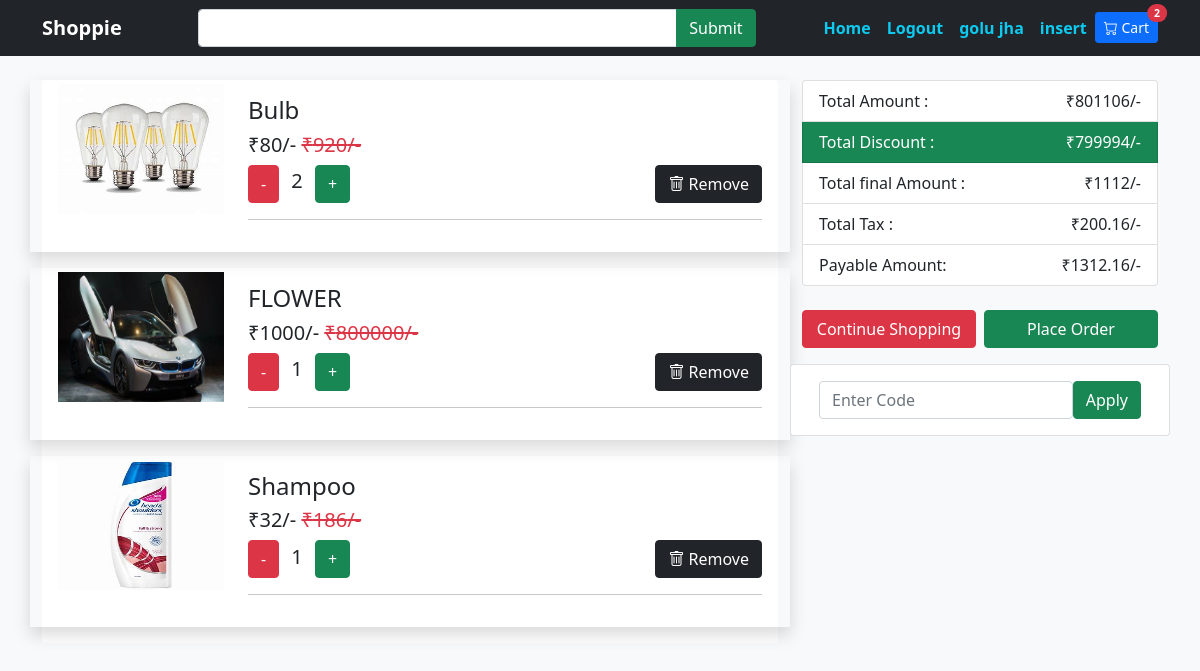
Screenshot of /cart.php (signed in) with the database file from the repository.
### tables this page shows
CREATE TABLE `users` (
  `user_id` int(11) NOT NULL,
  `fullname` varchar(200) NOT NULL,
  `email` varchar(200) NOT NULL,
  `contact` varchar(200) NOT NULL,
  `password` varchar(200) NOT NULL
);

CREATE TABLE `order_item` (
  `orderitem_id` int(11) NOT NULL,
  `user_id` int(11) NOT NULL,
  `product_id` int(11) NOT NULL,
  `qty` int(11) NOT NULL,
  `order_id` int(11) NOT NULL,
  `ordered` tinyint(1) NOT NULL
);

CREATE TABLE `products` (
  `id` int(11) NOT NULL,
  `title` varchar(200) NOT NULL,
  `category` varchar(200) NOT NULL,
  `image` varchar(200) DEFAULT NULL,
  `brand` varchar(200) NOT NULL,
  `price` float NOT NULL,
  `discount_price` float NOT NULL,
  `description` text NOT NULL
);

### include/config.php (called while the page is built, shortened)
<?php
$connect= mysqli_connect(HOST,USER,PASS,DB) or die("db connection fail");
   function calling($table){
       global $connect;
       $array = [];
       $query = mysqli_query($connect,"select * from $table");
       while($row = mysqli_fetch_array($query)){
           $array[] = $row;
       }
       return $array;
   }
   function callingOne($table){
        $data = calling($table);
        return $data[0];
   }
?>

### cart.php (the view, shortened to what this page needs)
<?php include "include/config.php";
?>
<!DOCTYPE html>
<html lang="en">
<head>
    <link rel="stylesheet" href="https://cdn.jsdelivr.net/npm/bootstrap-icons@1.8.1/font/bootstrap-icons.css">
<link href="https://cdn.jsdelivr.net/npm/bootstrap@5.1.3/dist/css/bootstrap.min.css" rel="stylesheet">
</head>
<body class="bg-light">
    <?php include "include/nav.php";?>
    <div class="container mt-4">
        <div class="row">
            <div class="col-8">
                <div class="card border-0">
                   <?php
                   $log = $_SESSION['user'];
                   $total_amount = 0;
                   $total_discount = 0;
                   $product_discount = 0;
                   $total_tax = 0;
                   $payable_amount = 0;
                   $callingUser = callingOne("users where email='$log' OR contact='$log'");
                   $user_id = $callingUser['user_id'];
                   $callingOrder = callingOne("orders LEFT JOIN coupons ON orders.coupon_id=coupons.coupon_id where user_id='$user_id' and ordered='0'");
                   $order_id = $callingOrder['id'];
                   $callingOrderItem = calling("order_item JOIN products ON order_item.product_id = products.id where user_id='$user_id' AND order_id='$order_id' AND ordered='0'");
                   foreach ($callingOrderItem as $value) {
                    $total_amount += $value['price'] * $value['qty'];
                    $total_discount += $value['discount_price'] * $value['qty'];
                    $product_discount = $total_amount - $total_discount;
                    $total_tax = 0.18*$total_discount;
                    $payable_amount = $total_discount + $total_tax;
                   ?>
                    <div class="row shadow mb-3">
                        <div class="col-3 ">
                            <img src="productimages/<?= $value['image'];?>" alt="" class="w-100 ms-3 mt-1 " style="height: 130px;">
                        </div>
                        <div class="col-9">
                            <div class="card-body ">
                                <h4><?= $value['title'];?></h4>
                                <h5>₹<?= $value['discount_price'] * $value['qty'];?>/-
                                <del class="text-danger">₹<?= $value['price'] * $value['qty'];?>/-</del>
                            </h5>
                                <a href="cart.php?p_id=<?= $value['id'];?>" class="btn btn-danger">-</a>
                                <span class="lead px-2"><?= $value['qty'];?></span>
                                <a href="view.php?p_id=<?= $value['id'];?>&id=<?= $value['id'];?>" class="btn btn-success">+</a>
                                <a href="cart.php?remove_id=<?= $value['id'];?>" class="btn btn-dark float-end"><i class="bi bi-trash"></i> Remove</a><hr class="bg-dark">
                            </div>
                        </div>
                    </div>
                    <?php } ?>
                </div>
            </div>
            <div class="col-4">
                <ul class="list-group">
                    <li class="list-group-item">Total Amount : <span class="float-end">₹<?= $total_amount;?>/-</span></li>
                    <li class="list-group-item bg-success text-white">Total Discount : <span class="float-end">₹<?= $product_discount;?>/-</span></li>
                    <li class="list-group-item">Total final Amount : <span class="float-end">₹<?= $total_amount- $product_discount;?>/-</span></li>
                    <li class="list-group-item">Total Tax : <span class="float-end">₹<?= $total_tax;?>/-</span></li>
                    <li class="list-group-item">Payable Amount: <span class="float-end">₹<?= $payable_amount;?>/-</span></li>
                </ul>
                <div class="row g-2 mt-3">
                    <div class="col"><a href="" class="btn btn-danger  w-100">Continue Shopping</a></div>
                    <div class="col"><a href="checkout.php" class="btn btn-success w-100">Place Order</a></div>
                </div>
                <?php
                if($callingOrder['coupon_id'] == 0){ ?>
                <div class="row mt-3">
                    <div class="card">
                        <div class="card-body">
                            <form action="cart.php" method="post" class="d-flex">
                                <input type="text" placeholder="Enter Code" class="form-control" name="coupon_code">
                                <input type="submit" value="Apply" class="btn btn-success" name="apply_coupon">
                            </form>
                        </div>
                    </div>
                </div>
                <?php } ?>
            </div>
        </div>
    </div>
</body>
</html>

### include/nav.php (shortened to what this page needs)
<nav class="navbar navbar-expand-lg navbar-dark bg-dark">
        <div class="container">
                <a href="" class="navbar-brand"><b>Shoppie</b></a>
                <form action="index.php" class="d-flex input-group w-50">
                        <input type="search" name="search" class="form-control" >
                        <input type="submit" name="find" class="btn btn-success">
                </form>
         <ul class="navbar-nav">
             <li  class="nav-item"><a href="index.php" class="nav-link text-info"><b>Home</b></a></li>
             <?php if(isset($_SESSION['user'])){ ?>
                <li  class="nav-item"><a href="auth/logout.php" class="nav-link text-info"><b>Logout</b></a></li>
                <li  class="nav-item"><a href="auth/login.php" class="nav-link text-info"><b>
                        <?php
                                $log = $_SESSION['user'];
                                $data = calling("users where email='$log' OR contact='$log'");
                                echo $fullname = $data[0]['fullname'];
                        ?>
                </b></a></li>
                <li  class="nav-item"><a href="insert.php" class="nav-link text-info"><b>insert</b></a></li>
             <?php } else { ?>
                <li  class="nav-item"><a href="auth/login.php" class="nav-link text-info"><b>Login</b></a></li>
                <li  class="nav-item"><a href="auth/signup.php" class="nav-link text-info"><b>Signup</b></a></li>
            <?php } ?>
             <li  class="nav-item"> <a href='cart.php' class="btn btn-primary btn-sm mt-1 position-relative">
                <i class="bi bi-cart"></i> Cart
                        <span class="position-absolute top-0 start-100 translate-middle badge rounded-pill bg-danger">
                        2
                        </span>
                                </a>
             </li>
            </ul>
          </div>
</nav>

### rows the page displays
users: fullname "golu jha"
order_item: product.image (picture), product.title "Bulb", $value['discount_price'] * $value['qty'] "80", $value['price'] * $value['qty'] "920", qty "2"
order_item: product.image (picture), product.title "FLOWER", $value['discount_price']*$value['qty'] "1000", $value['price']*$value['qty'] "800000", qty "1"
order_item: product.image (picture), product.title "Shampoo", $value['discount_price']*$value['qty'] "32", $value['price']*$value['qty'] "186", qty "1"

### other values shown
$total_amount "801106"
$product_discount "799994"
$total_amount- $product_discount "1112"
$total_tax "200.16"
$payable_amount "1312.16"
